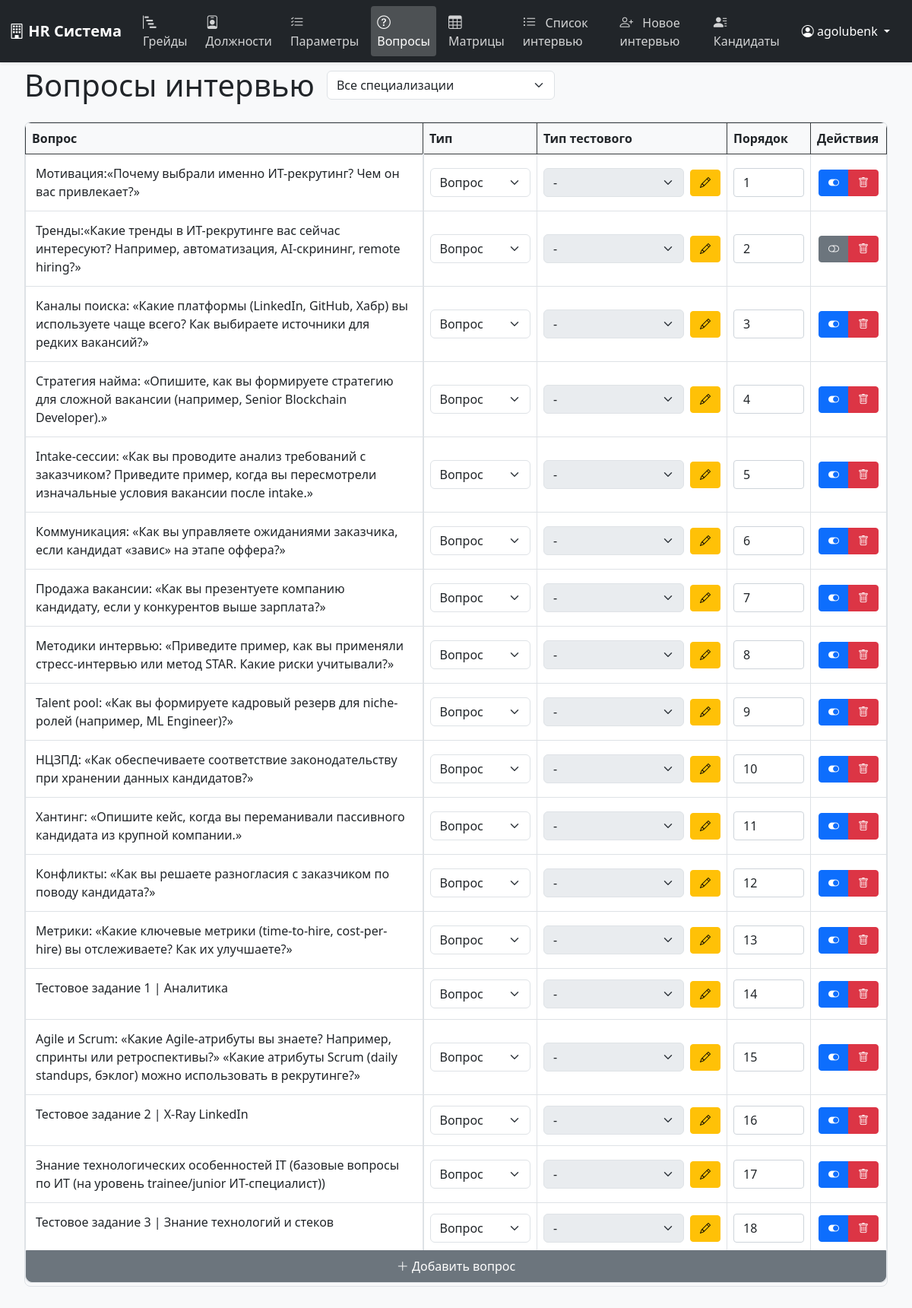
Screenshot of /questions/ (signed in) with the database file from the repository.
### positions/models.py (models this page shows, shortened)
class InterviewQuestion(models.Model):
    QUESTION_TYPES = [
        ('question', 'Вопрос'),
        ('test', 'Тестовое'),
    ]
    TEST_TYPES = [
        ('single_choice', 'Один ответ'),
        ('multiple_choice', 'Множественный ответ'),
        ('open_ended', 'Открытый вопрос'),
        ('drag_drop', 'Карточки (drag&drop)'),
    ]
    text = models.TextField(verbose_name='Текст вопроса')
    position = models.ForeignKey(Position, on_delete=models.CASCADE, verbose_name='Специализация')
    question_type = models.CharField(
        max_length=20,
        choices=QUESTION_TYPES,
        verbose_name='Тип вопроса',
        default='question'
    )
    test_type = models.CharField(
        max_length=20,
        choices=TEST_TYPES,
        verbose_name='Тип тестового',
        null=True,
        blank=True
    )
    order = models.IntegerField(verbose_name='Порядок', default=0)
    is_active = models.BooleanField(verbose_name='Активен', default=True)
    created_at = models.DateTimeField(verbose_name='Дата создания', auto_now_add=True)
    updated_at = models.DateTimeField(verbose_name='Дата обновления', auto_now=True)
    class Meta:
        verbose_name = 'Вопрос интервью'
        verbose_name_plural = 'Вопросы интервью'
        ordering = ['position__name', 'order']
        unique_together = ['text', 'position']

### positions/views.py (the view)
# urls.py: path('questions/', views.questions_list, name='questions'),
@login_required
def questions_list(request):
    positions = Position.objects.all()
    position_name = request.GET.get('position', '')
    if position_name:
        questions = InterviewQuestion.objects.filter(position__name=position_name)
    else:
        questions = InterviewQuestion.objects.all()
    question_types = InterviewQuestion.QUESTION_TYPES
    test_types = InterviewQuestion.TEST_TYPES
    context = {
        'positions': positions,
        'questions': questions,
        'selected_position': position_name,
        'question_types': question_types,
        'test_types': test_types
    }
    return render(request, 'positions/questions.html', context)

### templates/positions/questions.html (shortened to what this page needs)
{% extends 'positions/base.html' %}
{% block content %}
<div class="d-flex justify-content-between align-items-center mb-4">
    <div class="d-flex align-items-center">
        <h1 class="mb-0 me-3">Вопросы интервью</h1>
        <select class="form-select" id="positionSelect" style="width: 300px;">
            <option value="">Все специализации</option>
        </select>
    </div>
</div>
<div class="table-responsive">
    <div class="table-wrapper">
        <table class="table table-bordered" id="questionsTable">
            <thead class="table-dark">
                <tr>
                    <th class="sticky-header">Вопрос</th>
                    <th class="question-type-cell">Тип</th>
                    <th class="test-type-cell">Тип тестового</th>
                    <th class="order-cell">Порядок</th>
                    <th class="actions-cell">Действия</th>
                </tr>
            </thead>
            <tbody>
                {% for question in questions %}
                <tr data-question-id="{{ question.id }}">
                    <td class="sticky-column">
                        <div class="editable-cell"
                             data-field="text"
                             data-question-id="{{ question.id }}"
                             contenteditable="true">
                            {{ question.text }}
                        </div>
                    </td>
                    <td class="question-type-cell">
                        <select class="form-select" data-field="question_type">
                            {% for value, label in question_types %}
                            <option value="{{ value }}" {% if value == question.question_type %}selected{% endif %}>
                                {{ label }}
                            </option>
                            {% endfor %}
                        </select>
                    </td>
                    <td class="test-type-cell">
                        <div class="d-flex align-items-center">
                        <select class="form-select" data-field="test_type" {% if question.question_type != 'test' %}disabled{% endif %}>
                            <option value="">-</option>
                        </select>
                            <button type="button" class="btn btn-warning btn-sm ms-2 edit-test-type" data-bs-toggle="modal" data-bs-target="#testTypeModal">
                                <i class="bi bi-pencil"></i>
                            </button>
                        </div>
                    </td>
                    <td class="order-cell">
                        <input type="number" class="form-control"
                               data-field="order"
                               value="{{ question.order }}"
                               min="1">
                    </td>
                    <td class="actions-cell text-center">
                        <div class="btn-group">
                            <button type="button" class="btn btn-sm {% if question.is_active %}btn-primary{% else %}btn-secondary{% endif %} toggle-active"
                                    data-field="is_active"
                                    data-active="{{ question.is_active|lower }}">
                                <i class="bi {% if question.is_active %}bi-toggle-on{% else %}bi-toggle-off{% endif %}"></i>
                            </button>
                            <button type="button" class="btn btn-sm btn-danger delete-question">
                                <i class="bi bi-trash"></i>
                            </button>
                        </div>
                    </td>
                </tr>
                {% endfor %}
            </tbody>
        </table>
    </div>
    <div class="add-row-container mb-1" style="margin-top:-5px; margin-bottom: -10px;">
        <button type="button" class="btn btn-secondary" id="addNewRow">
            <i class="bi bi-plus-lg"></i> Добавить вопрос
        </button>
    </div>
</div>
{% endblock %}

### templates/positions/base.html (shortened to what this page needs)
<!DOCTYPE html>
<html lang="ru">
<head>
    <link href="https://cdn.jsdelivr.net/npm/bootstrap@5.3.0/dist/css/bootstrap.min.css" rel="stylesheet">
    <link href="https://cdn.jsdelivr.net/npm/bootstrap-icons@1.10.0/font/bootstrap-icons.css" rel="stylesheet">
    <link rel="stylesheet" href="https://cdn.jsdelivr.net/npm/bootstrap-icons@1.11.3/font/bootstrap-icons.css">
</head>
<body>
    <nav class="navbar navbar-expand-lg navbar-dark fixed-top">
        <div class="container-fluid">
            <a class="navbar-brand" href="#">
                <i class="bi bi-building"></i> HR Система
            </a>
            <div class="collapse navbar-collapse" id="navbarNav">
                <ul class="navbar-nav me-auto">
                    <li class="nav-item">
                        <a class="nav-link {% if request.resolver_match.url_name == 'grades' %}active{% endif %}"
                           href="{% url 'positions:grades' %}">
                            <i class="bi bi-bar-chart-steps"></i> Грейды
                        </a>
                    </li>
                    <li class="nav-item">
                        <a class="nav-link {% if request.resolver_match.url_name == 'positions' %}active{% endif %}"
                           href="{% url 'positions:positions' %}">
                            <i class="bi bi-person-badge"></i> Должности
                        </a>
                    </li>
                    <li class="nav-item">
                        <a class="nav-link {% if request.resolver_match.url_name == 'parameters' %}active{% endif %}"
                           href="{% url 'positions:parameters' %}">
                            <i class="bi bi-list-check"></i> Параметры
                        </a>
                    </li>
                    <li class="nav-item">
                        <a class="nav-link {% if request.resolver_match.url_name == 'questions' %}active{% endif %}"
                           href="{% url 'positions:questions' %}">
                            <i class="bi bi-question-circle"></i> Вопросы
                        </a>
                    </li>
                    <li class="nav-item">
                        <a class="nav-link {% if request.resolver_match.url_name == 'score_matrices' %}active{% endif %}"
                           href="{% url 'positions:score_matrices' %}">
                            <i class="bi bi-table"></i> Матрицы
                        </a>
                    </li>
                    <li class="nav-item">
                        <a class="nav-link {% if request.resolver_match.url_name == 'interview_list' %}active{% endif %}"
                           href="{% url 'positions:interview_list' %}">
                            <i class="bi bi-list-ul"></i> Список интервью
                        </a>
                    </li>
                    <li class="nav-item">
                        <a class="nav-link {% if request.resolver_match.url_name == 'interview_create' %}active{% endif %}"
                           href="{% url 'positions:interview_create' %}">
                            <i class="bi bi-person-plus"></i> Новое интервью
                        </a>
                    </li>
                    <li class="nav-item">
                        <a class="nav-link {% if request.resolver_match.url_name == 'candidate_list' %}active{% endif %}" href="{% url 'positions:candidate_list' %}">
                            <i class="bi bi-person-lines-fill"></i> Кандидаты
                        </a>
                    </li>
                </ul>
                {% if user.is_authenticated %}
                <div class="user-dropdown">
                    <button class="btn btn-link dropdown-toggle" type="button" data-bs-toggle="dropdown">
                        <i class="bi bi-person-circle"></i> {{ user.username }}
                    </button>
                </div>
                {% endif %}
            </div>
        </div>
    </nav>
    <main class="main-content">
        {% block content %}{% endblock %}
    </main>
</body>
</html>

### templates/positions/base.html (style rules this page uses)
body { min-height: 100vh; background-color: #f8f9fa; padding-top: 56px; color: #212529; }
.navbar { background-color: #212529; box-shadow: 0 2px 4px rgba(0,0,0,.08); }
.navbar-brand { font-weight: 600; color: #fff; font-size: 1.25rem; }
.nav-link { color: #fff; opacity: 0.8; transition: all 0.3s; padding: 0.5rem 1rem; border-radius: 0.25rem; margin: 0 0.25rem; }
.nav-link.active { opacity: 1; background-color: rgba(255, 255, 255, 0.2); font-weight: 500; }
.nav-link i { margin-right: 0.5rem; font-size: 1.1rem; }
.main-content { padding: 2rem; }
.user-dropdown .btn-link { color: #fff; text-decoration: none; padding: 0.5rem 1rem; border-radius: 0.25rem; transition: all 0.3s; }
.btn { border-radius: 0.25rem; padding: 0.375rem 0.75rem; font-weight: 500; transition: all 0.3s; }
.btn-primary { background-color: #0d6efd; border-color: #0d6efd; }
.table { margin-bottom: 0; color: #212529; }
.table th { font-weight: 600; background-color: #f8f9fa; color: #212529; }
.table td { color: #212529; vertical-align: middle; }
.form-control { border-radius: 0.25rem; border: 1px solid #ced4da; padding: 0.375rem 0.75rem; transition: all 0.3s; color: #212529; }

### templates/positions/questions.html (style rules this page uses)
.table-responsive { position: relative; border-radius: 8px; border: 1px solid #dee2e6; }
.table-wrapper { overflow-x: auto; border-radius: 8px; }
.sticky-column { position: sticky; left: 0; background-color: #fff; z-index: 1; min-width: 300px; }
.sticky-header { position: sticky; left: 0; background-color: #212529; z-index: 2; }
.table-bordered .sticky-column { border-right: 2px solid #dee2e6; }
.add-row-container { position: sticky; left: 0; bottom: 0; background-color: #fff; border: 1px solid #dee2e6; border-top: none; z-index: 1; border-bottom-left-radius: 8px; border-bottom-right-radius: 8px; }
.add-row-container .btn { width: 100%; border-radius: 0 0 8px 8px; padding: 8px; }
.table { margin-bottom: 0; border-radius: 8px; }
.table thead th:first-child { border-top-left-radius: 8px; }
.table thead th:last-child { border-top-right-radius: 8px; }
.table th, .table td { min-width: 350px; }
.editable-cell { cursor: pointer; padding: 5px; border-radius: 4px; min-height: 50px; }
.question-type-cell { min-width: 150px !important; max-width: 150px !important; width: 150px !important; }
.test-type-cell { min-width: 250px !important; max-width: 250px !important; width: 250px !important; }
.order-cell { min-width: 110px !important; max-width: 110px !important; width: 110px !important; }
.actions-cell { min-width: 100px !important; max-width: 100px !important; width: 100px !important; }

### rows the page displays
InterviewQuestion: text "Мотивация:«Почему выбрали именно ИТ-рекрутинг? Чем он вас привлекает?»", question_type "Вопрос", order "1", is_active True (drawn)
InterviewQuestion: text "Тренды:«Какие тренды в ИТ-рекрутинге вас сейчас интересуют? Например, автоматизация, AI-скрининг, remote hiring?»", question_type "Вопрос", order "2", is_active False (drawn)
InterviewQuestion: text "Каналы поиска: «Какие платформы (LinkedIn, GitHub, Хабр) вы используете чаще всего? Как выбираете источники для редких вакансий?»", question_type "Вопрос", order "3", is_active True (drawn)
InterviewQuestion: text "Стратегия найма: «Опишите, как вы формируете стратегию для сложной вакансии (например, Senior Blockchain Developer).»", question_type "Вопрос", order "4", is_active True (drawn)
InterviewQuestion: text "Intake-сессии: «Как вы проводите анализ требований с заказчиком? Приведите пример, когда вы пересмотрели изначальные условия вакансии после intake.»", question_type "Вопрос", order "5", is_active True (drawn)
InterviewQuestion: text "Коммуникация: «Как вы управляете ожиданиями заказчика, если кандидат «завис» на этапе оффера?»", question_type "Вопрос", order "6", is_active True (drawn)
InterviewQuestion: text "Продажа вакансии: «Как вы презентуете компанию кандидату, если у конкурентов выше зарплата?»", question_type "Вопрос", order "7", is_active True (drawn)
InterviewQuestion: text "Методики интервью: «Приведите пример, как вы применяли стресс-интервью или метод STAR. Какие риски учитывали?»", question_type "Вопрос", order "8", is_active True (drawn)
InterviewQuestion: text "Talent pool: «Как вы формируете кадровый резерв для niche-ролей (например, ML Engineer)?»", question_type "Вопрос", order "9", is_active True (drawn)
InterviewQuestion: text "НЦЗПД: «Как обеспечиваете соответствие законодательству при хранении данных кандидатов?»", question_type "Вопрос", order "10", is_active True (drawn)
InterviewQuestion: text "Хантинг: «Опишите кейс, когда вы переманивали пассивного кандидата из крупной компании.»", question_type "Вопрос", order "11", is_active True (drawn)
InterviewQuestion: text "Конфликты: «Как вы решаете разногласия с заказчиком по поводу кандидата?»", question_type "Вопрос", order "12", is_active True (drawn)
InterviewQuestion: text "Метрики: «Какие ключевые метрики (time-to-hire, cost-per-hire) вы отслеживаете? Как их улучшаете?»", question_type "Вопрос", order "13", is_active True (drawn)
InterviewQuestion: text "Тестовое задание 1 | Аналитика", question_type "Вопрос", order "14", is_active True (drawn)
InterviewQuestion: text "Agile и Scrum: «Какие Agile-атрибуты вы знаете? Например, спринты или ретроспективы?» «Какие атрибуты Scrum (daily standups, бэклог) можно использовать в рекрутинге?»", question_type "Вопрос", order "15", is_active True (drawn)
InterviewQuestion: text "Тестовое задание 2 | X-Ray LinkedIn", question_type "Вопрос", order "16", is_active True (drawn)
InterviewQuestion: text "Знание технологических особенностей IT (базовые вопросы по ИТ (на уровень trainee/junior ИТ-специалист))", question_type "Вопрос", order "17", is_active True (drawn)
InterviewQuestion: text "Тестовое задание 3 | Знание технологий и стеков", question_type "Вопрос", order "18", is_active True (drawn)

### other values shown
{{ user.username }} "agolubenk"
